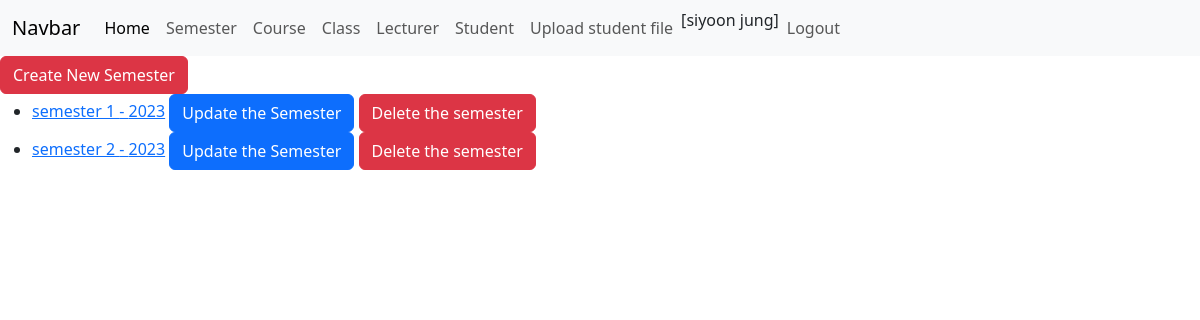
Page /semesters (signed in) on the committed database.
### attendance/models.py (models this page shows, shortened)
class Semester(models.Model):
    semester = models.CharField(max_length=255)
    year = models.CharField(max_length=255)

### attendance/views.py (the view)
# urls.py: path("semesters", list_semesters, name="semesters"),
def list_semesters(request):
    data = Semester.objects.all()
    content = {'semesters': data}
    return render(request, "list_semesters.html", content)

### attendance/templates/list_semesters.html (shortened to what this page needs)
{%  extends "base.html" %}
{%  block content %}
    {% if user.is_authenticated and user.is_staff %}
    <a href="{% url 'create_semester_form' %}" class="btn btn-danger">Create New Semester</a>
    <ul>
    {% for semester in semesters %}
        <li>
            <a href="{% url 'detail_semester' id=semester.id %}">{{ semester.semester }} - {{ semester.year }}</a>
            <a href="{% url 'update_semester' id=semester.id %}" class="btn btn-primary">Update the Semester</a>
            <a href="{% url 'delete_semester' id=semester.id %}" class="btn btn-danger">Delete the semester</a>
        </li>
    {% endfor %}
    </ul>
    {% endif %}
{%  endblock %}

### attendance/templates/base.html (shortened to what this page needs)
<!DOCTYPE html>
<html lang="en">
<head>
<link href="https://cdn.jsdelivr.net/npm/bootstrap@5.3.1/dist/css/bootstrap.min.css" rel="stylesheet">
</head>
<body>
<nav class="navbar navbar-expand-lg bg-body-tertiary">
  <div class="container-fluid">
    <a class="navbar-brand" href="#">Navbar</a>
    <div class="collapse navbar-collapse" id="navbarSupportedContent">
      <ul class="navbar-nav me-auto mb-2 mb-lg-0">
      {% if user.is_authenticated and user.is_staff %}
        <li class="nav-item">
          <a class="nav-link active" aria-current="page" href="{% url 'home' %}">Home</a>
        </li>
        <li class="nav-item">
          <a class="nav-link" href="{% url 'semesters' %}">Semester</a>
        </li>
        <li class="nav-item">
          <a class="nav-link" href="{% url 'courses' %}">Course</a>
        </li>
        <li class="nav-item">
          <a class="nav-link" href="{% url 'classes' %}">Class</a>
        </li>
        <li class="nav-item">
          <a class="nav-link" href="{% url 'lecturers' %}">Lecturer</a>
        </li>
        <li class="nav-item">
          <a class="nav-link" href="{% url 'students' %}">Student</a>
        </li>
        <li class="nav-item">
          <a class="nav-link" href="{% url 'upload_excel' %}">Upload student file</a>
        </li>
      {% endif %}
       <li class="nav-item">
           {% if user.is_authenticated %}
               <li class="nav-item">[{{ user.first_name }} {{ user.last_name }}]</li>
               <li class="nav-item"><a class="nav-link" aria-disabled="true" href="{% url 'logout' %}">Logout</a></li>
           {% endif %}
       </li>
      </ul>
    </div>
  </div>
</nav>
{% block content %}
{% endblock %}
</body>
</html>

### rows in the picture
Semester: semester "semester 1", year "2023"
Semester: semester "semester 2", year "2023"

### other values in the picture
{{ user.first_name }} "siyoon"
{{ user.last_name }} "jung"
